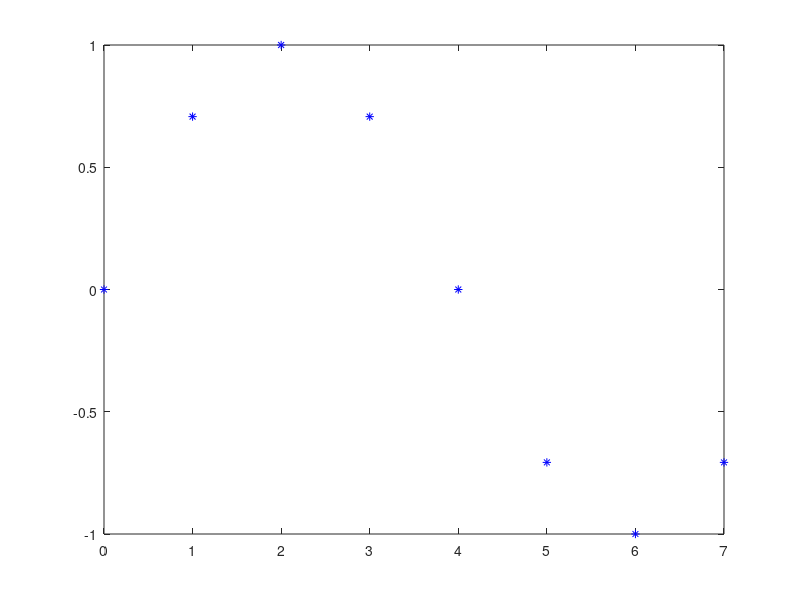

Recreate this plot in MATLAB. (Note: this script raises an error after producing the figure.)
close all
clear all
N=2^3;
bin=1;
n=0:N-1;
sig=1.0*sin(2*pi*(bin/N)*n);
plot(n,sig,'b*')
np=n(1:end-1)+0.5;
y = lagrangeinterp(n,sig,np);
%y = interp1(n,sig,np,'spline');
plot(n,sig,'b*')
hold on
plot(np,y,'r*')
nfine=linspace(n(1),n(end),10000);
sigfine=1.0*sin(2*pi*(bin/N)*nfine);
plot(nfine,sigfine,'k-')
error=y-1.0*sin(2*pi*(bin/N)*np);
figure
plot(error)./y
